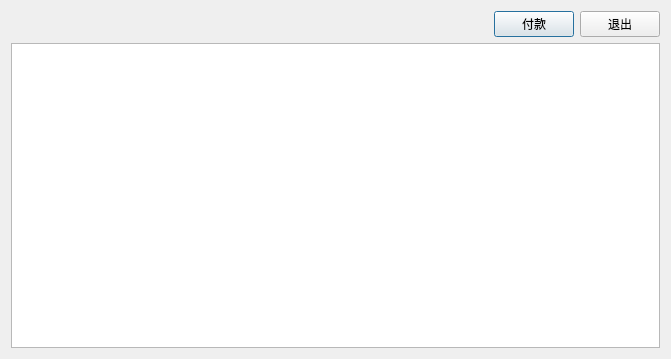
<?xml version="1.0" encoding="UTF-8"?>
<ui version="4.0">
 <class>w_i_inventory_provider_arrears</class>
 <widget class="QDialog" name="w_i_inventory_provider_arrears">
  <property name="geometry">
   <rect>
    <x>0</x>
    <y>0</y>
    <width>671</width>
    <height>359</height>
   </rect>
  </property>
  <property name="windowTitle">
   <string>Dialog</string>
  </property>
  <layout class="QVBoxLayout" name="verticalLayout">
   <item>
    <layout class="QHBoxLayout" name="horizontalLayout">
     <item>
      <spacer name="horizontalSpacer">
       <property name="orientation">
        <enum>Qt::Horizontal</enum>
       </property>
       <property name="sizeHint" stdset="0">
        <size>
         <width>40</width>
         <height>20</height>
        </size>
       </property>
      </spacer>
     </item>
     <item>
      <widget class="lds_toolbar_button" name="pushButton_pay">
       <property name="text">
        <string>付款</string>
       </property>
       <property name="outer_stylesheet" stdset="0">
        <string>pushbutton</string>
       </property>
      </widget>
     </item>
     <item>
      <widget class="lds_toolbar_button" name="pushButton_exit">
       <property name="text">
        <string>退出</string>
       </property>
       <property name="outer_stylesheet" stdset="0">
        <string>pushbutton</string>
       </property>
      </widget>
     </item>
    </layout>
   </item>
   <item>
    <widget class="lds_tableView" name="tableView"/>
   </item>
  </layout>
 </widget>
 <customwidgets>
  <customwidget>
   <class>lds_toolbar_button</class>
   <extends>QPushButton</extends>
   <header>lds_toolbar_button.h</header>
  </customwidget>
  <customwidget>
   <class>lds_tableView</class>
   <extends>QTableView</extends>
   <header>lds_tableview.h</header>
  </customwidget>
 </customwidgets>
 <resources/>
 <connections/>
</ui>
